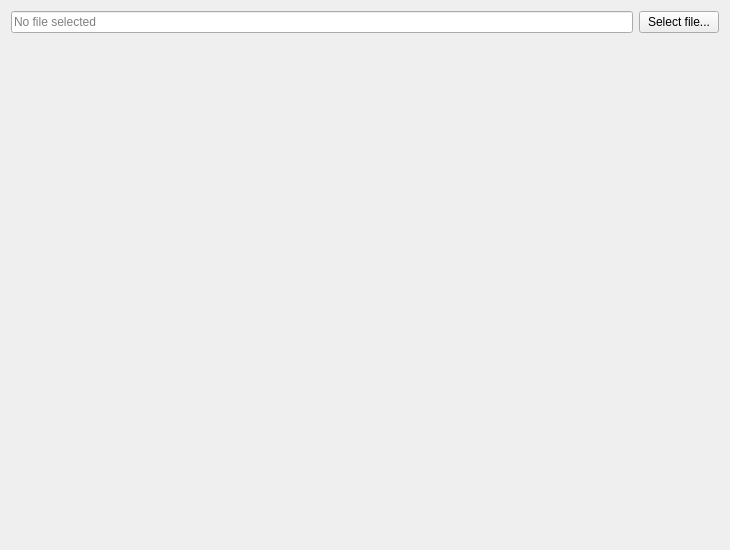
<?xml version="1.0" encoding="UTF-8"?>
<ui version="4.0">
 <class>QueryLogPage</class>
 <widget class="QWizardPage" name="QueryLogPage">
  <property name="geometry">
   <rect>
    <x>0</x>
    <y>0</y>
    <width>730</width>
    <height>550</height>
   </rect>
  </property>
  <property name="windowTitle">
   <string>Query log</string>
  </property>
  <property name="title">
   <string>Query log</string>
  </property>
  <property name="subTitle">
   <string>Select your MIST Query Log File (*.mqlf)</string>
  </property>
  <layout class="QGridLayout" name="gridLayout">
   <item row="0" column="1">
    <widget class="QPushButton" name="buttonSelectFile">
     <property name="text">
      <string>Select file...</string>
     </property>
    </widget>
   </item>
   <item row="0" column="0">
    <widget class="QLineEdit" name="editSelectedFileName">
     <property name="readOnly">
      <bool>true</bool>
     </property>
     <property name="placeholderText">
      <string>No file selected</string>
     </property>
    </widget>
   </item>
   <item row="1" column="0" colspan="2">
    <widget class="QueryListWidget" name="queryLogWidget" native="true"/>
   </item>
  </layout>
 </widget>
 <customwidgets>
  <customwidget>
   <class>QueryListWidget</class>
   <extends>QWidget</extends>
   <header>src/ui/querylistwidget.h</header>
   <container>1</container>
  </customwidget>
 </customwidgets>
 <resources/>
 <connections>
  <connection>
   <sender>buttonSelectFile</sender>
   <signal>clicked()</signal>
   <receiver>QueryLogPage</receiver>
   <slot>loadQueriesFile()</slot>
   <hints>
    <hint type="sourcelabel">
     <x>674</x>
     <y>22</y>
    </hint>
    <hint type="destinationlabel">
     <x>364</x>
     <y>274</y>
    </hint>
   </hints>
  </connection>
 </connections>
 <slots>
  <slot>loadQueriesFile()</slot>
 </slots>
</ui>
